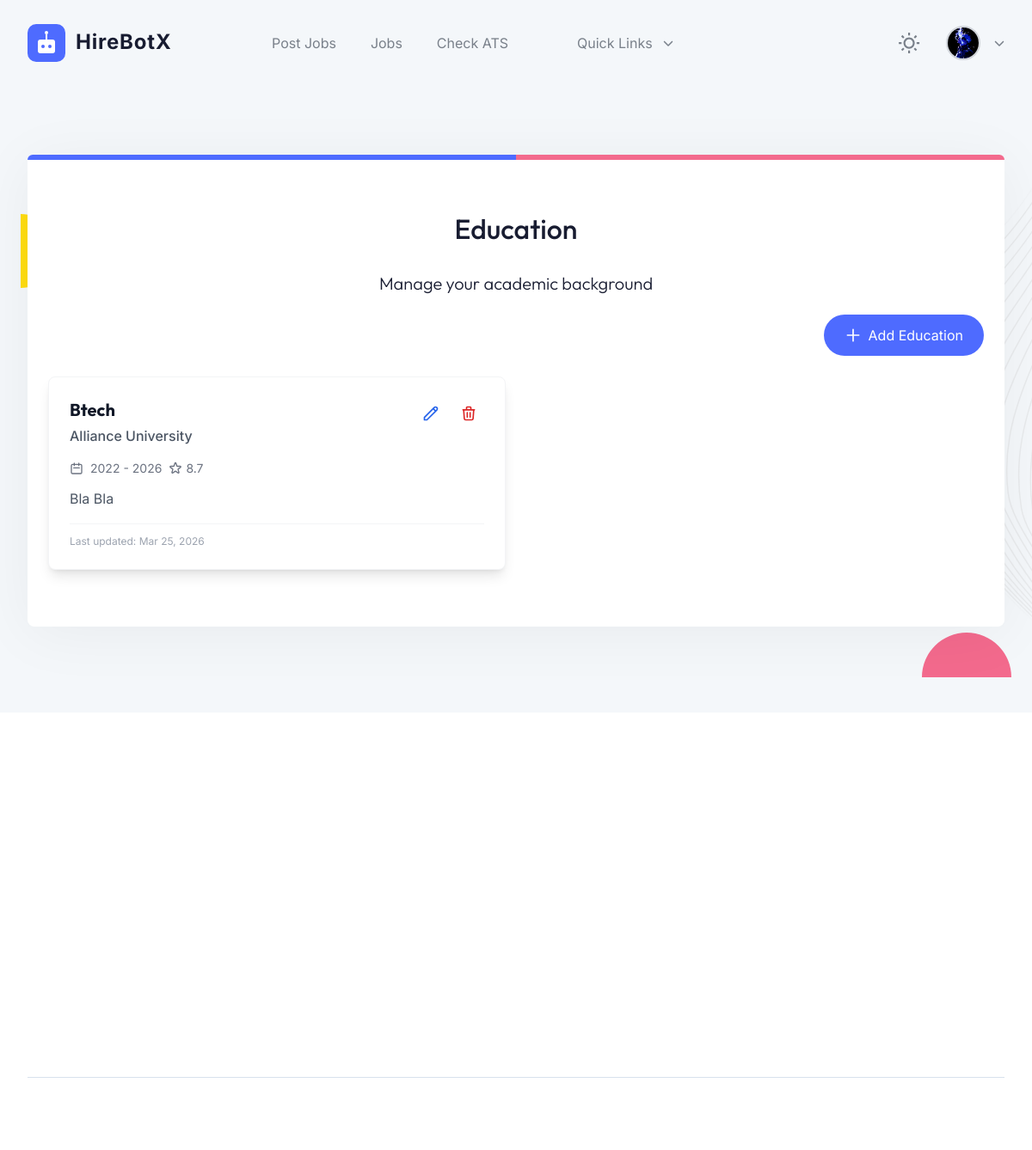
The app's page /applications/education/ (signed in), older data.
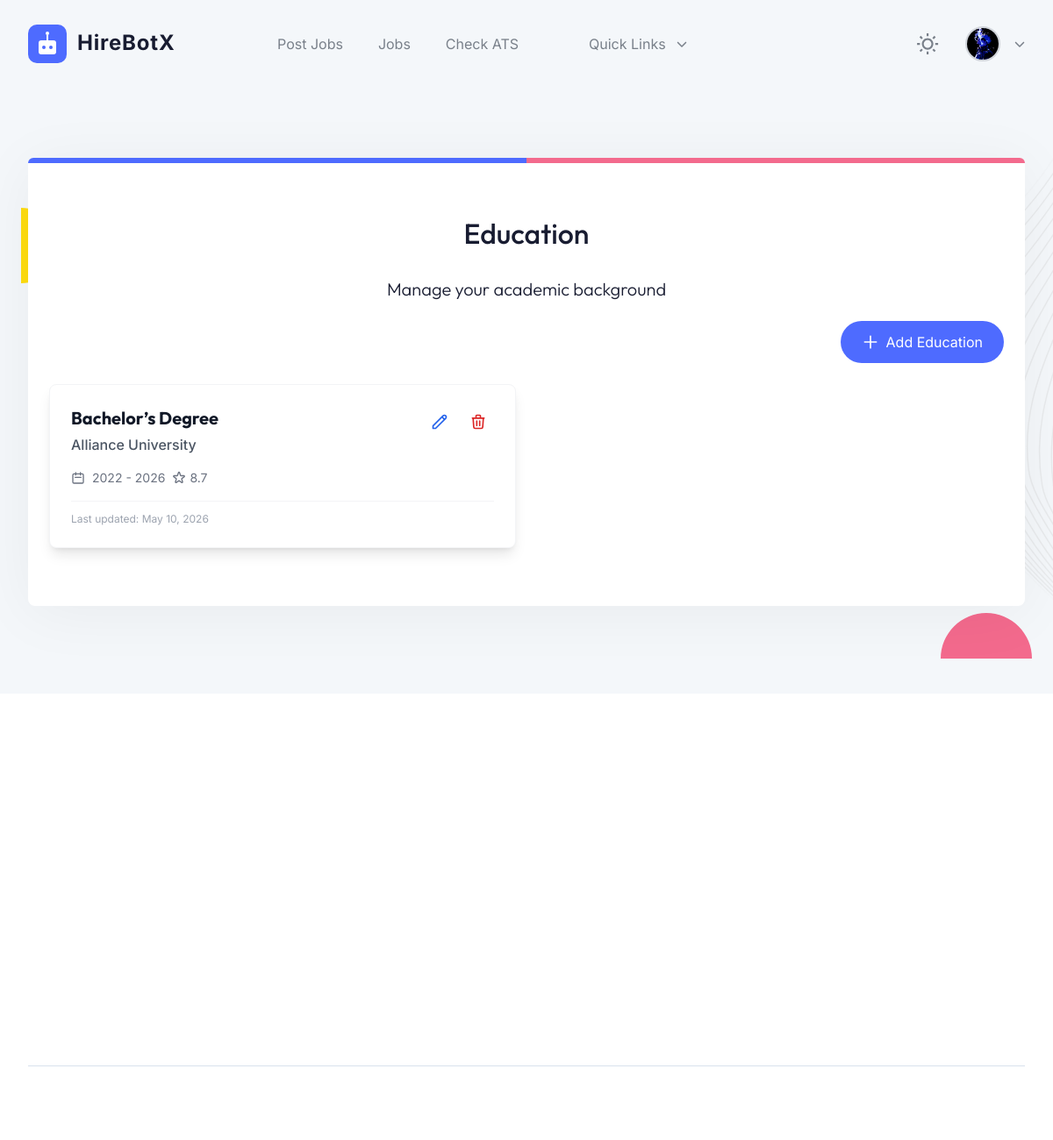
The same page, newer data.
### user/models.py (models this page shows, shortened)
class UserProfile(models.Model):
    user = models.OneToOneField(User, on_delete=models.CASCADE, related_name="profile")
    full_name = models.CharField(max_length=255)
    phone = models.CharField(max_length=15)
    date_of_birth = models.DateField()
    gender = models.CharField(
        max_length=10,
        choices=[('Male', 'Male'), ('Female', 'Female'), ('Other', 'Other')]
    )
    profile_photo = models.ImageField(upload_to="profile_photos/", blank=True, null=True)
    role = models.CharField(max_length=20, choices=ROLES_CHOICES, default="user")
    is_active = models.BooleanField(default=False)
    created_at = models.DateTimeField(auto_now_add=True)
    updated_at = models.DateTimeField(auto_now=True)
    user_type = models.CharField(max_length=20, choices=[
        ('job_seeker', 'Job Seeker'),
        ('company_employee', 'Company Employee'),
        ('company_admin', 'Company Admin'),
    ], default='job_seeker')

### applications/models.py (models this page shows)
class Education(models.Model):
    user = models.ForeignKey(User, on_delete=models.CASCADE, related_name='educations')
    degree = models.CharField(max_length=255)
    institution = models.CharField(max_length=255)
    start_year = models.IntegerField()
    end_year = models.IntegerField(null=True, blank=True)
    grade = models.CharField(max_length=50, blank=True, null=True)
    description = models.TextField(blank=True, null=True)
    created_at = models.DateTimeField(auto_now_add=True)
    updated_at = models.DateTimeField(auto_now=True)

### applications/views.py (the view)
# urls.py: path('education/', views.EducationListView.as_view(), name='education-list'),
class EducationListView(LoginRequiredMixin, ListView):
    model = Education
    template_name = 'applications/education_list.html'
    context_object_name = 'educations'
    def get_queryset(self):
        return Education.objects.filter(user=self.request.user).order_by('-end_year', '-start_year')
    def get_context_data(self, **kwargs):
        context = super().get_context_data(**kwargs)
        context['section'] = 'education'
        return context

### user/context_processors.py (called while the page is built)
def global_context(request):
    context = {
        "notification_count": 0,
        "subscribed": False
    }
    if request.user.is_authenticated:
        context["notification_count"] = Notification.objects.filter(user=request.user, is_read=False).count()
        context["subscribed"] = Subscriber.objects.filter(email=request.user.email, is_subscribed=True).exists()
    return context

### applications/templates/applications/education_list.html (shortened to what this page needs)
{% extends "base.html" %}
{% load static %}
{% block page %}education-list{% endblock %}
{% block content %}
<section class="i pg fh rm ki xn vq gj qp gr hj rp hr">
    <div class="animate_top bb af i va sg hh sm vk xm yi _n jp hi ao kp w-full max-w-7xl mx-auto px-6">
        <span class="rc h r s zd/2 od zg gh"></span>
        <span class="rc h r q zd/2 od xg mh"></span>
        <div class="rj text-center">
            <h2 class="ek ck kk wm xb">Education</h2>
            <h3 class="hk yj kk wm ob mc">Manage your academic background</h3>
        </div>
        <div class="flex justify-end mb-6">
            <a href="{% url 'education-create' %}{% if request.GET.next %}?next={{ request.GET.next }}{% endif %}"
               class="gh lk rg il _l gi hi px-6 py-3 inline-flex items-center gap-2 hover:bg-opacity-90 transition-all">
                <svg class="w-5 h-5" fill="none" stroke="currentColor" viewBox="0 0 24 24">
                    <path stroke-linecap="round" stroke-linejoin="round" stroke-width="2" d="M12 4v16m8-8H4"></path>
                </svg>
                Add Education
            </a>
        </div>
        <div class="grid grid-cols-1 lg:grid-cols-2 gap-6">
            {% for education in educations %}
            <div class="bg-white rounded-lg shadow-lg hover:shadow-xl transition-all duration-300 overflow-hidden border border-gray-100">
                <div class="p-6">
                    <div class="flex justify-between items-start mb-4">
                        <div class="flex-1">
                            <h3 class="text-xl font-bold text-gray-900 mb-1">{{ education.degree }}</h3>
                            <p class="text-gray-600 font-medium">{{ education.institution }}</p>
                        </div>
                        <div class="flex gap-2">
                            <a href="{% url 'education-update' education.pk %}{% if request.GET.next %}?next={{ request.GET.next }}{% endif %}"
                               class="text-blue-600 hover:text-blue-800 transition-colors p-2 hover:bg-blue-50 rounded-lg">
                                <svg class="w-5 h-5" fill="none" stroke="currentColor" viewBox="0 0 24 24">
                                    <path stroke-linecap="round" stroke-linejoin="round" stroke-width="2" d="M15.232 5.232l3.536 3.536m-2.036-5.036a2.5 2.5 0 113.536 3.536L6.5 21.036H3v-3.572L16.732 3.732z"></path>
                                </svg>
                            </a>
                            <a href="{% url 'education-delete' education.pk %}"
                               class="text-red-600 hover:text-red-800 transition-colors p-2 hover:bg-red-50 rounded-lg">
                                <svg class="w-5 h-5" fill="none" stroke="currentColor" viewBox="0 0 24 24">
                                    <path stroke-linecap="round" stroke-linejoin="round" stroke-width="2" d="M19 7l-.867 12.142A2 2 0 0116.138 21H7.862a2 2 0 01-1.995-1.858L5 7m5 4v6m4-6v6m1-10V4a1 1 0 00-1-1h-4a1 1 0 00-1 1v3M4 7h16"></path>
                                </svg>
                            </a>
                        </div>
                    </div>
                    <div class="flex items-center gap-2 mb-3 text-sm text-gray-500">
                        <svg class="w-4 h-4" fill="none" stroke="currentColor" viewBox="0 0 24 24">
                            <path stroke-linecap="round" stroke-linejoin="round" stroke-width="2" d="M8 7V3m8 4V3m-9 8h10M5 21h14a2 2 0 002-2V7a2 2 0 00-2-2H5a2 2 0 00-2 2v12a2 2 0 002 2z"></path>
                        </svg>
                        <span>{{ education.start_year }} - {% if education.end_year %}{{ education.end_year }}{% else %}Present{% endif %}</span>
                        {% if education.grade %}
                        <span class="inline-flex items-center gap-1">
                            {{ education.grade }}
                        </span>
                        {% endif %}
                    </div>
                    {% if education.description %}
                    <p class="text-gray-600 mt-3 leading-relaxed">{{ education.description|truncatewords:50 }}</p>
                    {% endif %}
                    <div class="mt-4 pt-3 border-t border-gray-100 text-xs text-gray-400 flex justify-between items-center">
                        <span>Last updated: {{ education.updated_at|date:"M d, Y" }}</span>
                    </div>
                </div>
            </div>
            {% endfor %}
        </div>
    </div>
</section>
{% endblock %}

### templates/base.html (shortened to what this page needs)
{% load static %}
<!DOCTYPE html>
<html lang="en">
<head>
  <link href="{% static 'css/style.css' %}" rel="stylesheet">
</head>
<body x-data="{ page: '{% block page %}home{% endblock %}', darkMode: true, stickyMenu: false, navigationOpen: false, scrollTop: false }"
  x-init="
         darkMode = JSON.parse(localStorage.getItem('darkMode'));
         $watch('darkMode', value => localStorage.setItem('darkMode', JSON.stringify(value)))"
  :class="{'b eh': darkMode === true}">
<header class="g s r vd ya cj"
:class="{ 'hh sm _k dj bl ll' : stickyMenu }"
@scroll.window="stickyMenu = (window.pageYOffset > 20)">
<div class="bb ze ki xn 2xl:ud-px-0 oo wf yf i">
<div class="vd to/4 tc wf yf">
<a href="/">
<img class="om" src="{% static 'img/hirebotx-light-v3.svg' %}" alt="">
</a>
</div>
<div class="vd wo/4 sd qo f ho oo wf yf"
:class="{ 'd hh rm sr td ud qg ug jc yh': navigationOpen }">
<nav>
<ul class="tc _o sf yo cg ep">
<li>
<a href="{% url 'create_job' %}" class="xl">Post Jobs</a>
</li>
<li>
<a href="{% url 'job_list' %}" class="xl">Jobs</a>
</li>
<li>
<a href="{% url 'dashboard' %}" class="xl">Check ATS</a>
</li>
<li class="c i" x-data="{ dropdown: false }">
  <a href="#!" class="xl tc wf yf bg" @click.prevent="dropdown = !dropdown"
    :class="{ 'mk': page === 'register_company' || page === 'company_dashboard' || page === 'ats_analyses' || page === 'company_approval' || page === 'signin' || page === 'signup' || page === '404' }">
    Quick Links
    <svg :class="{ 'wh': dropdown }" class="th mm we fd pf" xmlns="http://www.w3.org/2000/svg"
      viewBox="0 0 512 512">
      <path
        d="M233.4 406.6c12.5 12.5 32.8 12.5 45.3 0l192-192c12.5-12.5 12.5-32.8 0-45.3s-32.8-12.5-45.3 0L256 338.7 86.6 169.4c-12.5-12.5-32.8-12.5-45.3 0s-12.5 32.8 0 45.3l192 192z" />
    </svg>
  </a>
</li>
</ul>
</nav>
<div class="tc wf ig pb no">
<div class="pc h io pa ra"
:class="navigationOpen ? '!-ud-visible' : 'd'">
<label class="rc ab i">
</label>
</div>
<div class="c i relative" x-data="{ dropdown: false }">
    {% if request.user.is_authenticated %}
    <div class="flex items-center space-x-2">
        <a href="#!"
           class="xl tc wf yf bg relative"
           @click.prevent="dropdown = !dropdown">
            <div class="relative">
                <div class="w-10 h-10 rounded-full overflow-hidden border-2 border-gray-300 dark:border-gray-600">
                    {% if request.user.profile.profile_photo.url %}
                        <img src="{{ request.user.profile.profile_photo.url }}"
                             alt="{{ request.user.username }}"
                             class="w-full h-full object-cover">
                    {% else %}
                        <div class="w-full h-full bg-gradient-to-br from-blue-500 to-blue-600 flex items-center justify-center text-white font-bold text-lg">
                            {{ request.user.username|make_list|first|upper }}
                        </div>
                    {% endif %}
                </div>
            </div>
            <svg :class="{ 'wh': dropdown }"
                 class="th mm we fd pf ml-1"
                 xmlns="http://www.w3.org/2000/svg"
                 viewBox="0 0 512 512">
                <path d="M233.4 406.6c12.5 12.5 32.8 12.5 45.3 0l192-192
                c12.5-12.5 12.5-32.8 0-45.3s-32.8-12.5-45.3
                0L256 338.7 86.6 169.4c-12.5-12.5-32.8-12.5-45.3
                0s-12.5 32.8 0 45.3l192 192z"/>
            </svg>
        </a>
    </div>
    {% endif %}
</div>
</div>
</div>
</div>
</header>
<main>
{% block content %}
{% endblock %}
</main>
  <footer>
    <div class="bb ze ki xn 2xl:ud-px-0">
      <div class="ji gp">
        <div class="tc uf ap gg fp">
          <div class="vd ro tc sf rn un gg vn">
          </div>
        </div>
      </div>
      <div class="bh ch pm tc uf sf yo wf xf ap cg fp bj">
      </div>
    </div>
  </footer>
<script src="https://cdn.tailwindcss.com"></script>
</body>
</html>

### templates/base.html (style rules this page uses)
img, svg { max-width: 100%; height: auto; }
body { opacity: 1; transition: opacity 0.15s ease-in-out; }

Row changes from the older to the newer data that the page shows:
removed Education: degree "Btech", institution "Alliance University", start_year "2022", end_year "2026", grade "8.7", description "Bla Bla", updated_at "Mar 25, 2026"
added Education: degree "Bachelor’s Degree", institution "Alliance University", start_year "2022", end_year "2026", grade "8.7", updated_at "May 10, 2026"
